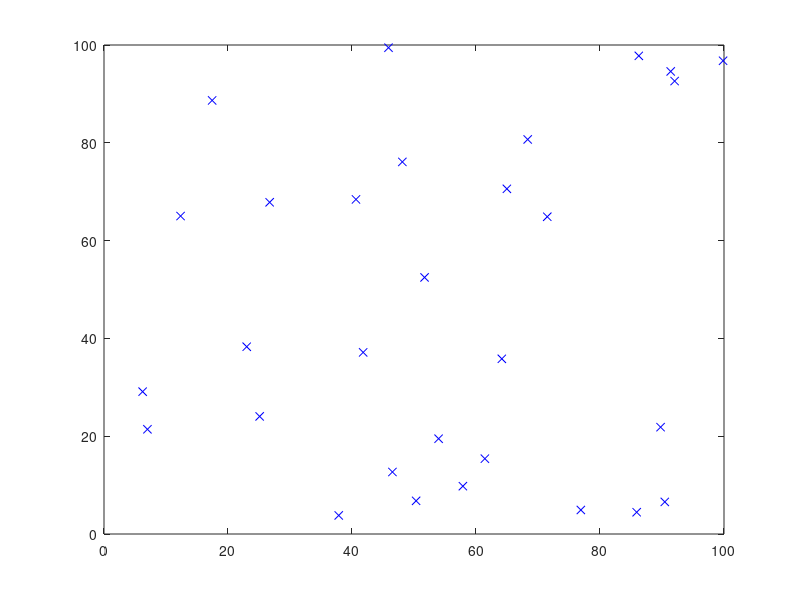

The MATLAB source for this figure: (Note: this script raises an error after producing the figure.)
clc
clear

% intialize randomly 5 points
n = 30;
points = rand(n, 2)*100;
p_index = 1:n;

% draw points
figure
plot(points(:,1), points(:,2), 'bx')
hold on

index = 1;
for i = 1:n
    if(points(i,2) < points(index,2) || (points(i,2) == points(index,2) && points(i,1) < points(index,1)))
        index = i;
    end
end
points([1 index],:) = points([index 1], :);
hull = [];
hull = [hull, points(1,:)];
hull(1,3) = 0;
for i = 2:n
    points(i,3) = calcul_poleangle(points(1,:), points(i,:));
end
points = sortrows(points, 3);
hull = [hull; points(2,:); points(3,:)];
top = 3;
for i = 4:n
    while top>1 && (cal_crossproduct(hull(top-1,:),points(i,:),hull(top,:))>=0)
        hull(top,:) = [];
        top = top-1;
    end
    hull = [hull; points(i,:)];
    top = top+1;
end
hull = [hull; points(1,:)];
plot(hull(:,1),hull(:,2),'r')